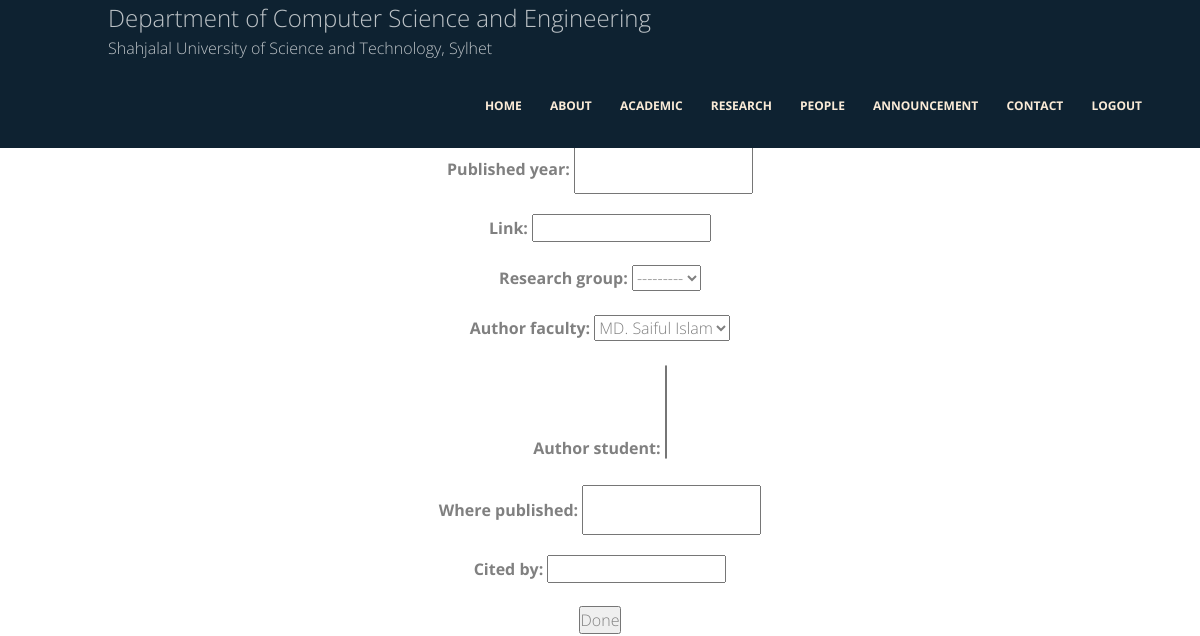
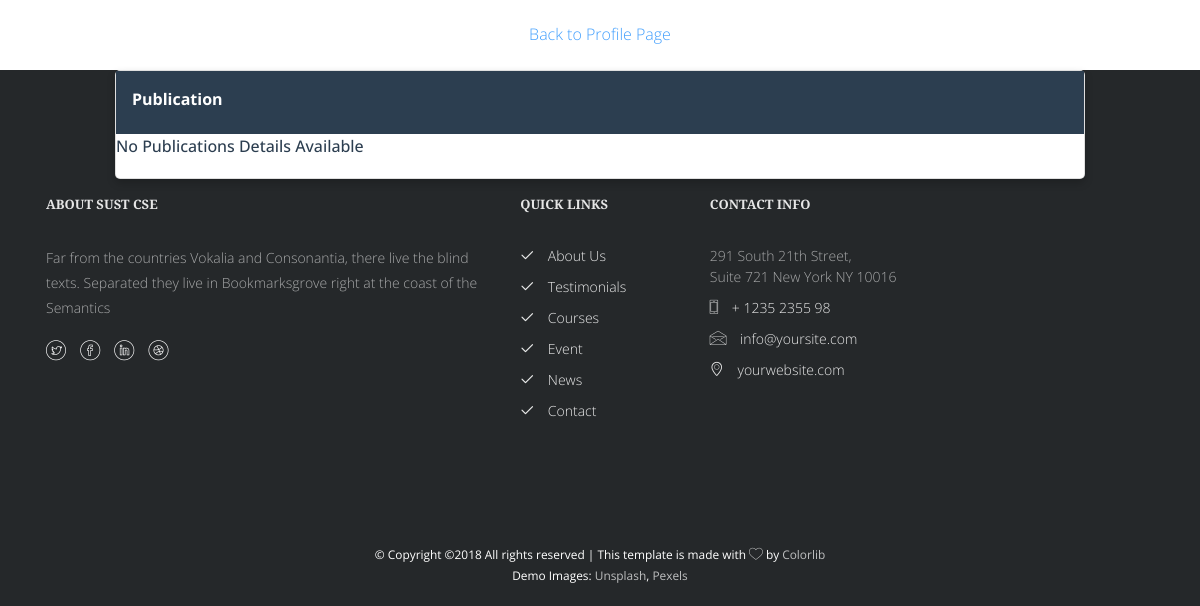
/people/faculty/add_publication (signed in), run on an earlier commit of the app's database (2 pictures, top to bottom).
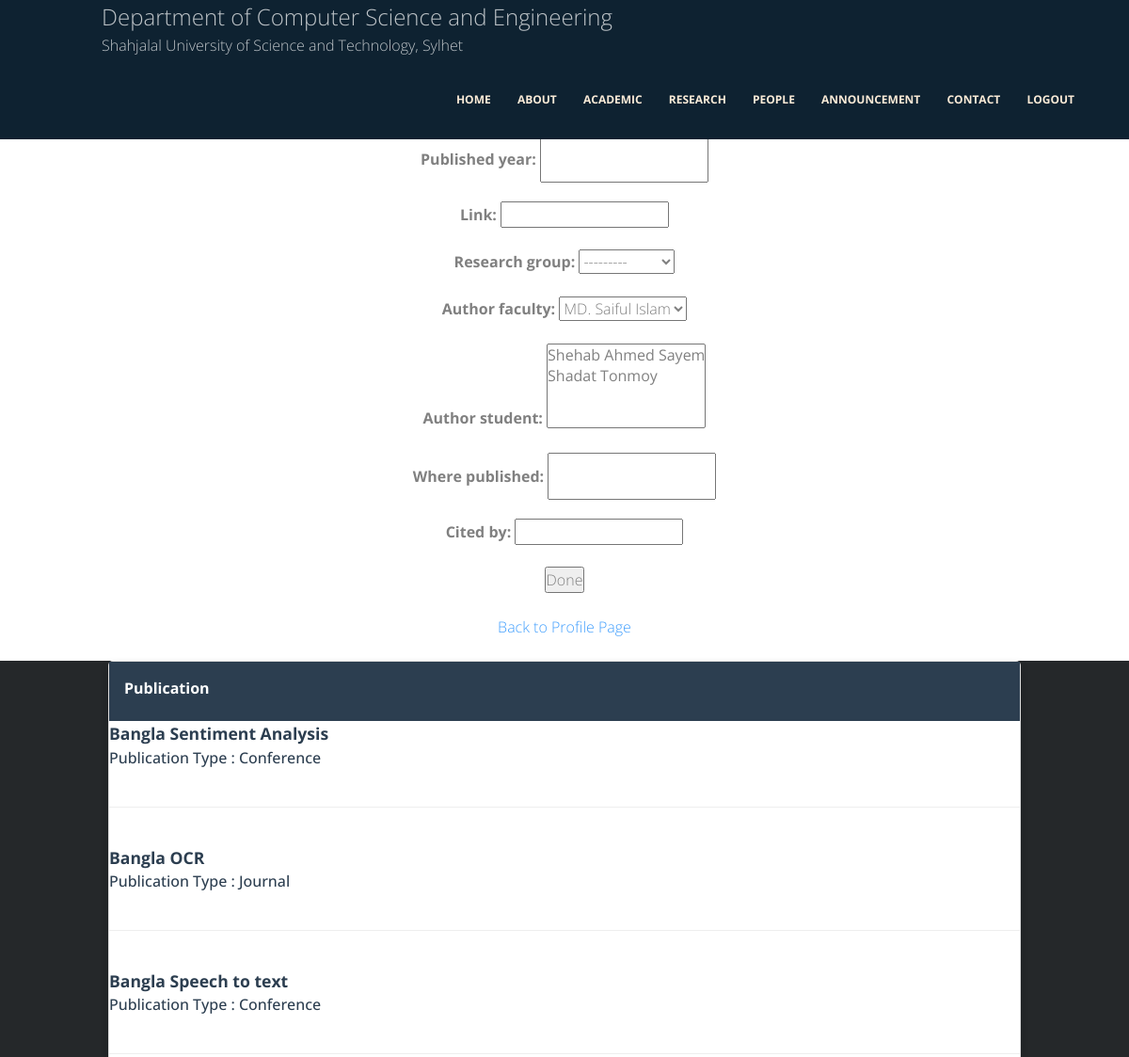
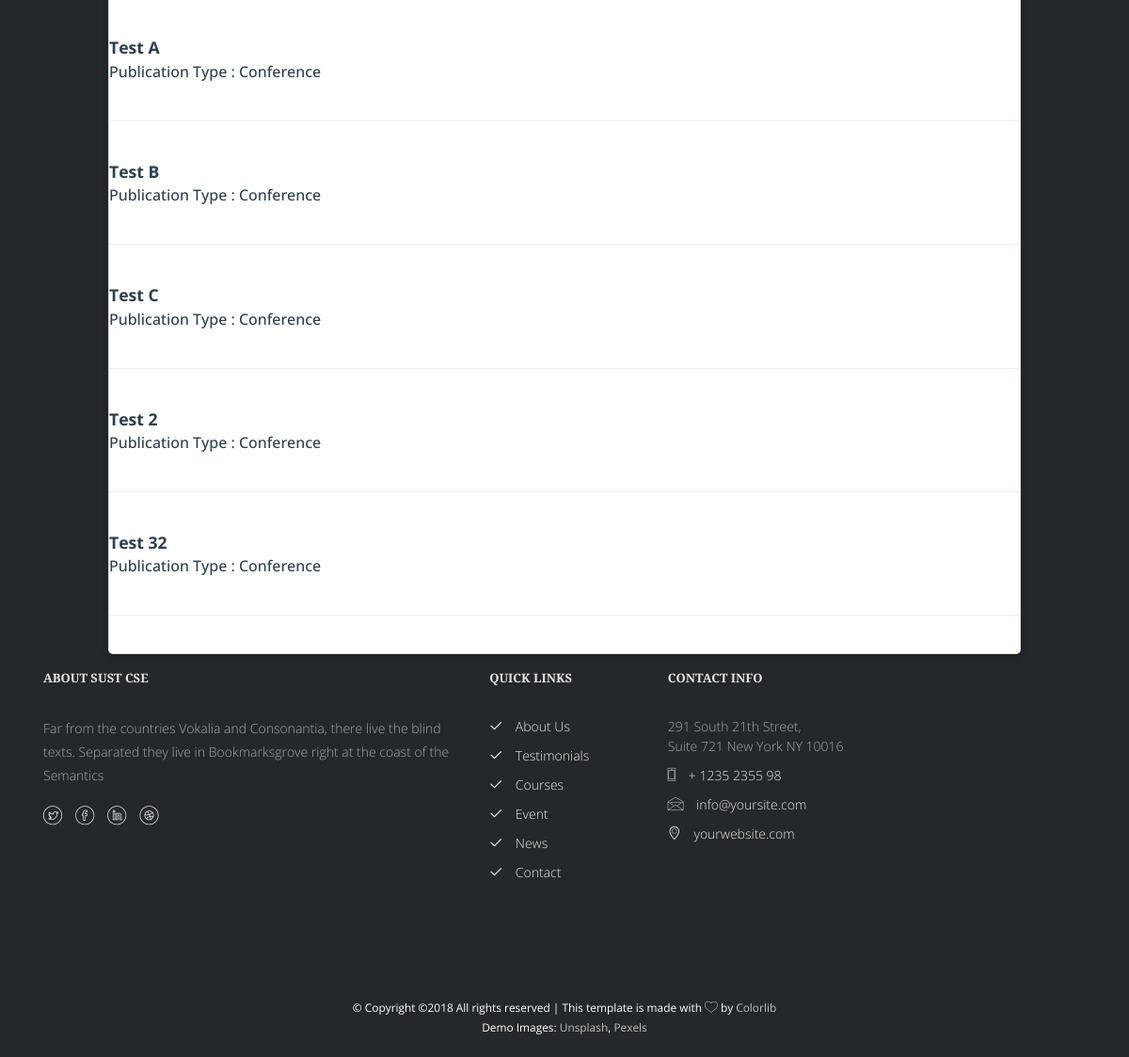
And on a later commit of the database (2 pictures, top to bottom).
### research/models.py (models this page shows, shortened)
class Publication(models.Model):
    title = models.CharField(max_length=500)
    publication_type = models.ForeignKey(PublicationType, on_delete=models.CASCADE)
    published_year = models.CharField(max_length=10)
    link = models.URLField(blank=True, null=True)
    research_group = models.ForeignKey(ResearchGroup, blank=True, null=True, on_delete=models.SET_NULL)
    author_faculty = models.ForeignKey(Faculty, null=True, on_delete=models.SET_NULL)
    author_student = models.ManyToManyField(Student, related_name="students")
    where_published = models.CharField(max_length=500)
    cited_by = models.IntegerField()

class PublicationType(models.Model):
    name = models.CharField(max_length=200)
    def __str__(self):
        return self.name

### people/views.py (the view)
# urls.py: path('faculty/add_publication', views.add_publication, name='add_publication'),
@login_required
@faculty_required
@transaction.atomic
def add_publication(request):
    if request.method == 'POST':
        publication_form = PublicationForm(request.POST, user=request.user)
        if publication_form.is_valid():
            publication_form.save()
            return redirect('add_publication')
        else:
            pass
    else:
        publication_form = PublicationForm(user=request.user)
    return render(request, 'people/faculty-add-publication.html', {
        'publication_form': publication_form,
    })

### people/forms.py
class PublicationForm(forms.ModelForm):
    class Meta:
        model = Publication
        fields = '__all__'
    def __init__(self, *args, **kwargs):
        user = kwargs.pop('user', '')
        super(PublicationForm, self).__init__(*args, **kwargs)
        self.fields['author_faculty'] = forms.ModelChoiceField(queryset=Faculty.objects.filter(user=user), initial=0)
        self.fields['author_student'] = forms.ModelMultipleChoiceField(queryset=Student.objects.all())
        self.fields['publication_type'] = forms.ModelChoiceField(queryset=PublicationType.objects.all())

### people/models.py (called while the page is built)
    def __str__(self):
        return self.name

    def __str__(self):
        return self.name

### research/models.py (called while the page is built)
    def __str__(self):
        return self.name

### templates/people/faculty-add-publication.html (shortened to what this page needs)
{% extends 'base.html' %}
{% block content %}
{% if user.is_authenticated %}
<br>
<div style="text-align:center;">
<form method="post" action="">
    {{ publication_form.as_p }}
    <input type="submit" value="Done" />
</form>
    <br>
<a href="{% url 'faculty_detail' user.id %}">Back to Profile Page</a>
</div>
<br>
<div class="col-md-12">
    <div class="row">
        <div id="faculty_publication" class="col-md-10 col-md-offset-1">
            <div class="card">
                <div class="card-bottom">
                    <p class="people-detail">
                        <b>
                    <p class="people-title">Publication</p>
                    </b>
                    </p>
                </div>
                {% if user.faculty.publication_set.all %}
                {% for publication in user.faculty.publication_set.all %}
                <p class="faculty_detail_description">
                    <span class="faculty-education-title">{{ publication.title }}</span>
                    <span class="faculty-education-subtitle">Publication Type : {{ publication.publication_type }}</span>
                <hr>
                </p>
                {% endfor %}
                {% else %}
                <p class="faculty_detail_description">No Publications Details Available</p>
                {% endif %}
            </div>
        </div>
    </div>
</div>
{% else %}
    <p>You have nothing to do here</p>
{% endif %}
{% endblock %}

What changed in the data, as far as the page shows it:
added Publication: title "Bangla Sentiment Analysis", publication_type "Conference"
added Publication: title "Bangla OCR", publication_type "Journal"
added Publication: title "Bangla Speech to text", publication_type "Conference"
added Publication: title "Test A", publication_type "Conference"
added Publication: title "Test B", publication_type "Conference"
added Publication: title "Test C", publication_type "Conference"
added Publication: title "Test 2", publication_type "Conference"
added Publication: title "Test 32", publication_type "Conference"
Also different on the page:
form field author_student: (not shown) → "Shehab Ahmed Sayem / Shadat Tonmoy"
text no longer shown: "No Publications Details Available"
